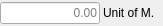
<?xml version="1.0" encoding="UTF-8"?>
<ui version="4.0">
 <class>RB_UomLineEdit</class>
 <widget class="QWidget" name="RB_UomLineEdit">
  <property name="geometry">
   <rect>
    <x>0</x>
    <y>0</y>
    <width>163</width>
    <height>26</height>
   </rect>
  </property>
  <property name="windowTitle">
   <string>Form</string>
  </property>
  <layout class="QGridLayout" name="gridLayout">
   <property name="leftMargin">
    <number>0</number>
   </property>
   <property name="topMargin">
    <number>0</number>
   </property>
   <property name="rightMargin">
    <number>0</number>
   </property>
   <property name="bottomMargin">
    <number>0</number>
   </property>
   <property name="spacing">
    <number>0</number>
   </property>
   <item row="0" column="0">
    <layout class="QHBoxLayout" name="horizontalLayout">
     <property name="spacing">
      <number>3</number>
     </property>
     <item>
      <widget class="RB_EngLineEdit" name="uomLineEdit">
       <property name="enabled">
        <bool>true</bool>
       </property>
       <property name="acceptDrops">
        <bool>false</bool>
       </property>
       <property name="alignment">
        <set>Qt::AlignRight|Qt::AlignTrailing|Qt::AlignVCenter</set>
       </property>
       <property name="readOnly">
        <bool>false</bool>
       </property>
       <property name="placeholderText">
        <string>0.00</string>
       </property>
      </widget>
     </item>
     <item>
      <widget class="QLabel" name="lblUom">
       <property name="sizePolicy">
        <sizepolicy hsizetype="Preferred" vsizetype="Preferred">
         <horstretch>0</horstretch>
         <verstretch>0</verstretch>
        </sizepolicy>
       </property>
       <property name="minimumSize">
        <size>
         <width>60</width>
         <height>0</height>
        </size>
       </property>
       <property name="maximumSize">
        <size>
         <width>16777215</width>
         <height>16777215</height>
        </size>
       </property>
       <property name="text">
        <string>Unit of M.</string>
       </property>
      </widget>
     </item>
    </layout>
   </item>
  </layout>
 </widget>
 <customwidgets>
  <customwidget>
   <class>RB_EngLineEdit</class>
   <extends>QLineEdit</extends>
   <header>rb_englineedit.h</header>
  </customwidget>
 </customwidgets>
 <resources/>
 <connections/>
</ui>
